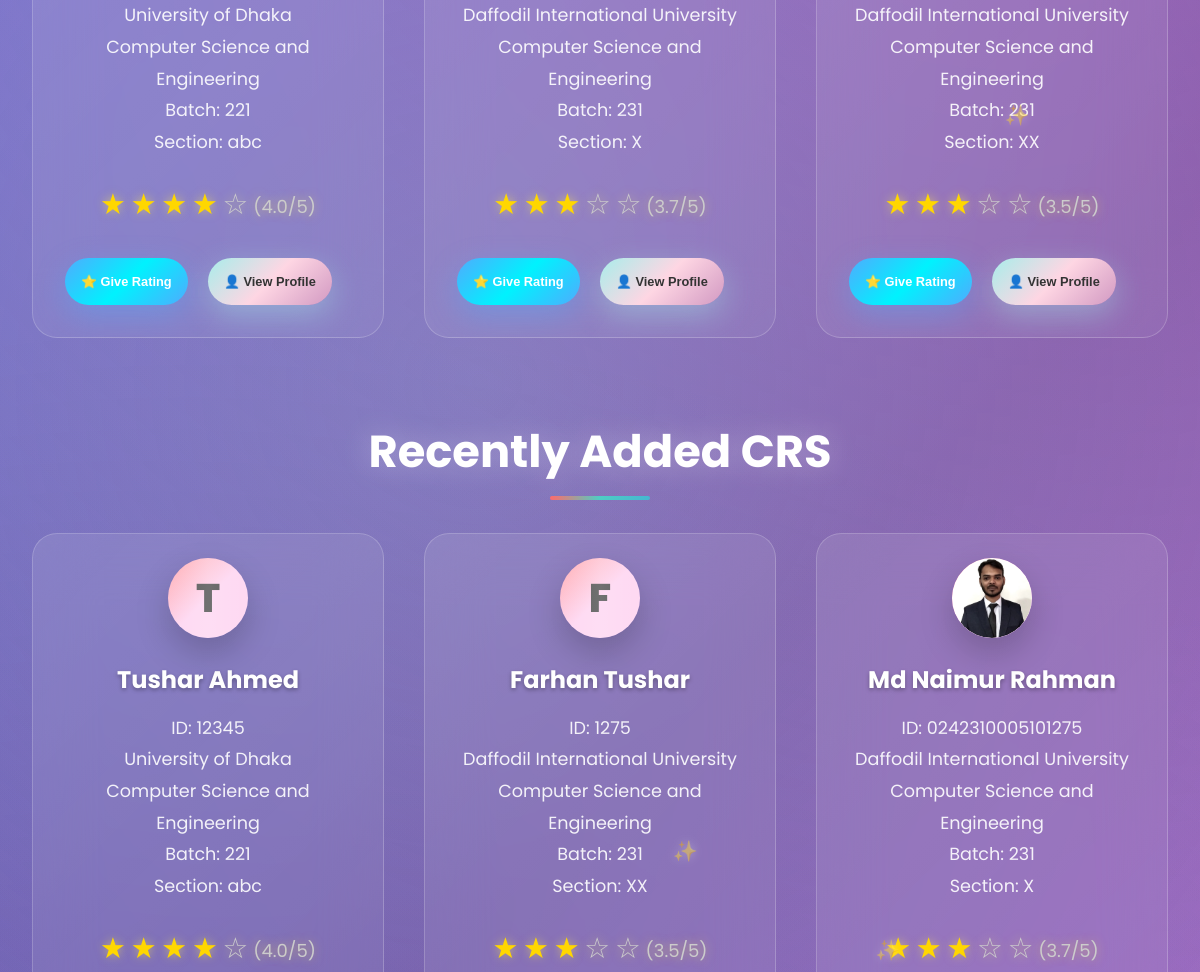
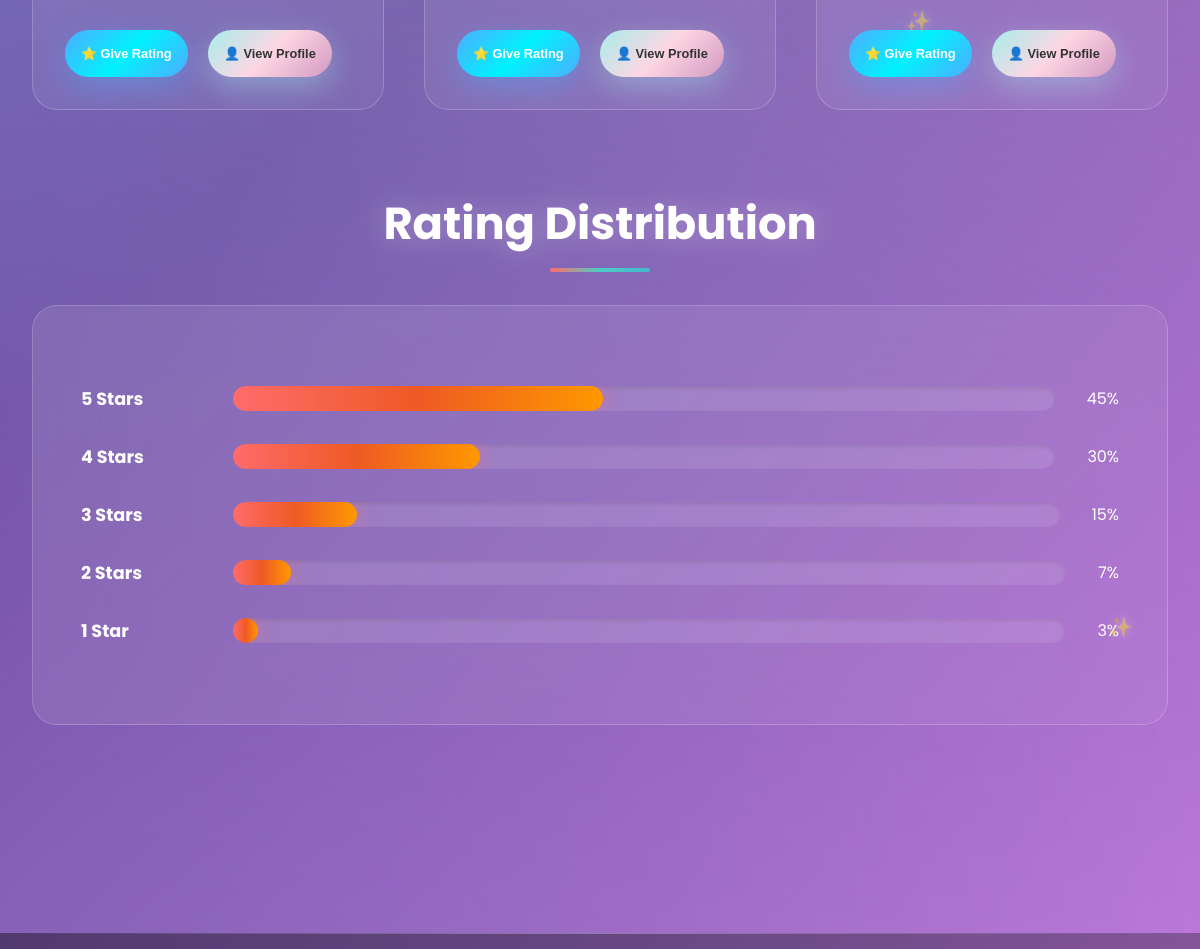
/ (middle part), run on an earlier commit of the app's database (2 pictures, top to bottom).
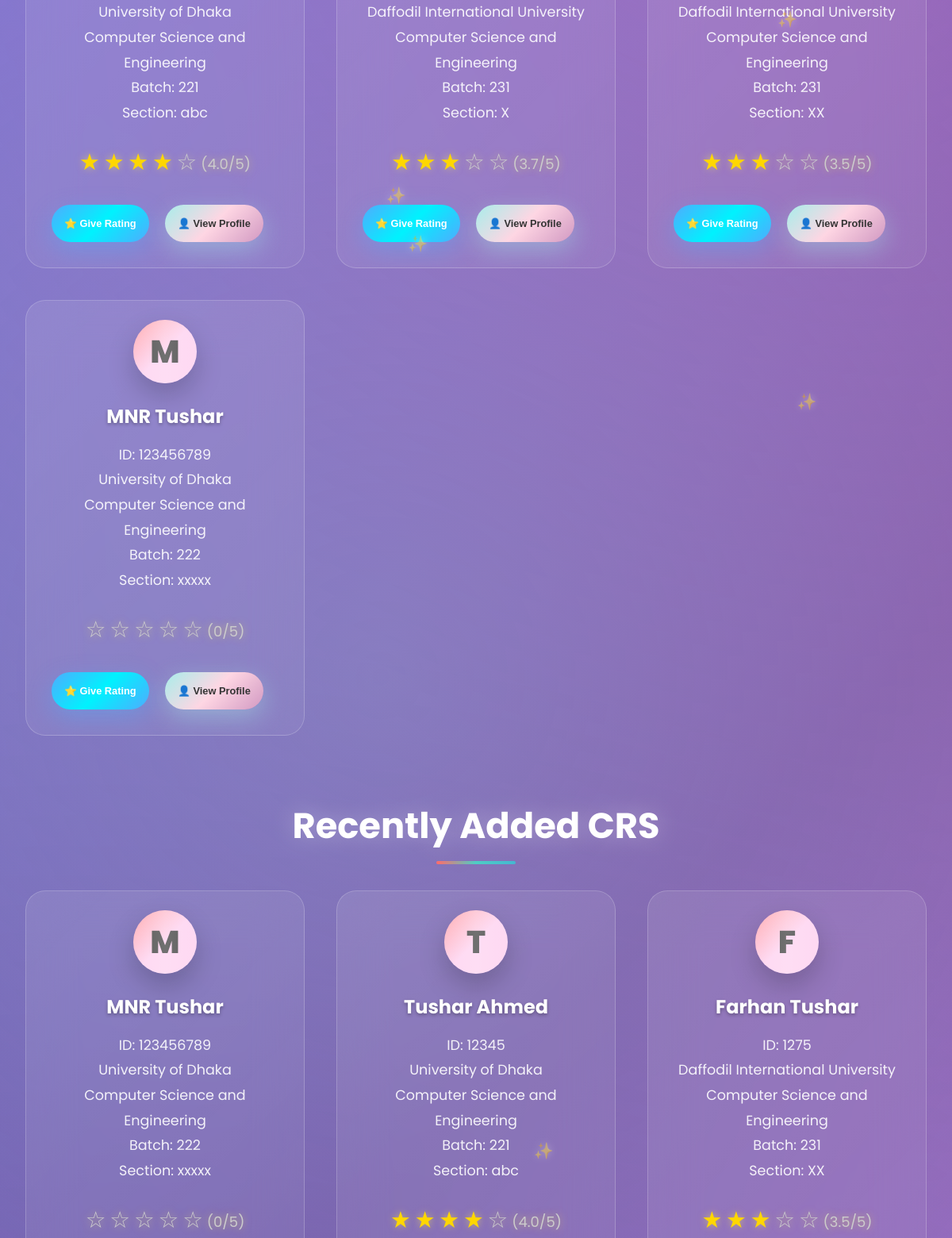
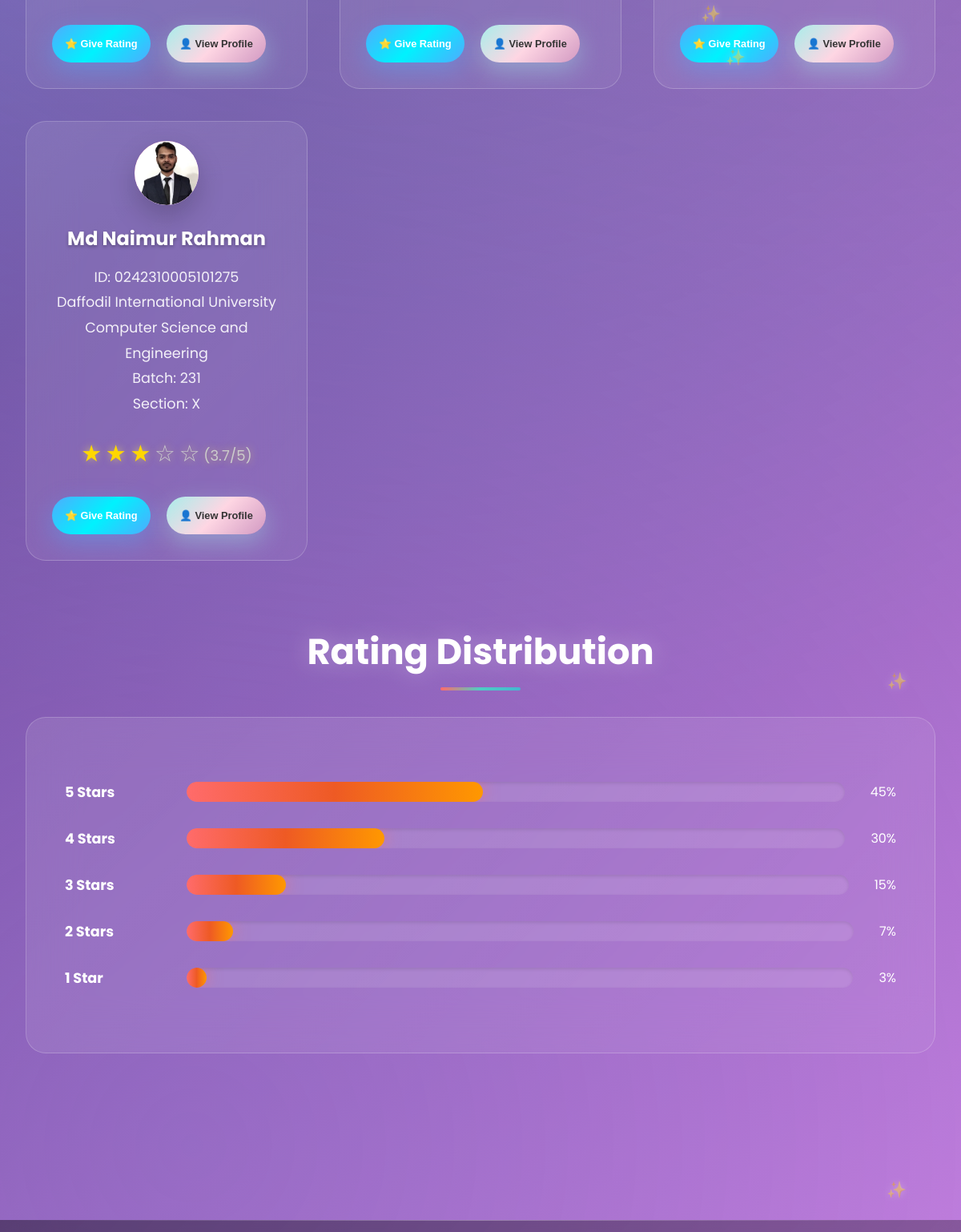
And on a later commit of the database (2 pictures, top to bottom).
### cr/models.py (models this page shows, shortened)
class CrProfile(models.Model):
    user=models.OneToOneField('userprofile.User', on_delete=models.CASCADE,related_name='cr_profile')
    university=models.ForeignKey(University, on_delete=models.CASCADE,related_name='cr_profile')
    department=models.ForeignKey(Department, on_delete=models.CASCADE,related_name='cr_profile')
    profile_picture = models.ImageField(upload_to='cr_profile_pictures/', blank=True, null=True)
    name = models.CharField(max_length=100)
    email = models.EmailField(blank=True, null=True)
    phone = models.CharField(max_length=30, blank=True, null=True)
    st_id = models.CharField(max_length=50, unique=True)
    batch = models.CharField(max_length=20)
    section = models.CharField(max_length=10)
    bio = models.TextField(blank=True, null=True)
    slug = models.SlugField(unique=True, blank=True)
    created_at=models.DateTimeField(auto_now_add=True)
    updated_at=models.DateTimeField(auto_now=True)
    deleted_at=models.DateTimeField(auto_now=True,blank=True,null=True)
    @property
    def average_rating(self):
        avg=self.cr_reviews.aggregate(Avg('rating'))['rating__avg']
        return round(avg,1) if avg else 0

class University(models.Model):
    Public = "Public"
    Private = "Private"
    university_type = [
        (Public,"Public"),
        (Private,"Private"),
    ]
    title =models.CharField(max_length=100,unique=True,blank=False,null=False)
    type =models.CharField(max_length=100,choices=university_type)
    address=models.CharField(max_length=150, blank=True, null=True)
    slug=models.SlugField(blank=True,unique=True)
    created_at=models.DateTimeField(auto_now_add=True)
    updated_at=models.DateTimeField(auto_now=True)
    daleted_at=models.DateTimeField(auto_now=True,blank=True,null=True)
    def __str__(self):
        return self.title

class Department(models.Model):
    university=models.ForeignKey(University, on_delete=models.CASCADE,related_name='departments')
    title=models.CharField(max_length=50,unique=True,blank=False,null=False)
    code=models.CharField(max_length=50,unique=True,blank=True,null=True)
    slug=models.SlugField(blank=True,unique=True)
    created_at=models.DateTimeField(auto_now_add=True)
    updated_at=models.DateTimeField(auto_now=True)
    daleted_at=models.DateTimeField(auto_now=True,blank=True,null=True)
    def __str__(self):
        return self.title

### cr/views.py (the view)
# urls.py: path('',home,name='home'),
def home(request):
    cr=CrProfile.objects.all().order_by('-created_at')
    total_university=University.objects.count()
    total_department=Department.objects.count()
    total_review=Review.objects.count()
    crs = sorted(
    CrProfile.objects.all(),
    key=lambda x: x.average_rating,
    reverse=True
    )
    context={
        'cr':cr,
        'total_university':total_university,
        'total_department':total_department,
        'total_review':total_review,
        'crs':crs,
    }
    return render(request,'home.html',context)

### templates/home.html (shortened to what this page needs)
{% extends 'base.html' %}
{% load static %}
{% block content %}
    <div id="home" class="page active">
        <div class="container">
            <div class="section">
                <div class="grid">
                    {% for cr in crs|slice:6%}
                    {% include 'cr_card.html' %}
                    {% endfor %}
                </div>
            </div>
            <div class="section">
                <h2 class="section-title">Recently Added CRS</h2>
                <div class="grid">
                {% for cr in cr|slice:6 %}
                    {% include "cr_card.html" %}
                {% endfor %}
                </div>
            </div>
            <div class="section">
                <h2 class="section-title">Rating Distribution</h2>
                <div class="rating-chart">
                    <div class="chart-bar">
                        <div class="chart-label">5 Stars</div>
                        <div class="chart-progress">
                            <div class="chart-fill" style="width: 45%;"></div>
                        </div>
                        <div>45%</div>
                    </div>
                    <div class="chart-bar">
                        <div class="chart-label">4 Stars</div>
                        <div class="chart-progress">
                            <div class="chart-fill" style="width: 30%;"></div>
                        </div>
                        <div>30%</div>
                    </div>
                    <div class="chart-bar">
                        <div class="chart-label">3 Stars</div>
                        <div class="chart-progress">
                            <div class="chart-fill" style="width: 15%;"></div>
                        </div>
                        <div>15%</div>
                    </div>
                    <div class="chart-bar">
                        <div class="chart-label">2 Stars</div>
                        <div class="chart-progress">
                            <div class="chart-fill" style="width: 7%;"></div>
                        </div>
                        <div>7%</div>
                    </div>
                    <div class="chart-bar">
                        <div class="chart-label">1 Star</div>
                        <div class="chart-progress">
                            <div class="chart-fill" style="width: 3%;"></div>
                        </div>
                        <div>3%</div>
                    </div>
                </div>
            </div>
        </div>
    </div>
{% endblock content %}

### templates/cr_card.html
<div class="card">
  <div class="profile-photo">
    {% if cr.profile_picture %}
    <img src="{{ cr.profile_picture.url }}" alt="{{ cr.name }}" />
    {% else %}
    <span>{{ cr.name|first|upper }}</span>
    {% endif %}
  </div>
  <div class="cr-name">{{cr.name}}</div>
  <div class="cr-details">
    ID: {{cr.st_id}}<br />
    {{cr.university}}<br />
    {{cr.department}}<br />
    Batch: {{cr.batch}}<br />
    Section: {{cr.section}}<br />
  </div>
  <div class="rating">
    {% for i in "12345" %} {% if forloop.counter <= cr.average_rating %}
    <span class="star filled">★</span>
    {% else %}
    <span class="star">☆</span>
    {% endif %} {% endfor %}
    <span class="star_avg">({{ cr.average_rating }}/5)</span>
  </div>
  <button
    class="btn"
    onclick="event.stopPropagation(); openRatingModal('Ahmed Hasan')"
  >
    ⭐ Give Rating
  </button>
  <button
    class="btn btn-secondary"
    onclick="window.location.href='{% url 'cr_profile' cr.slug %}'">
    👤 View Profile
  </button>
</div>

What changed in the data, as far as the page shows it:
added CrProfile: name|first "M", name "MNR Tushar", st_id "123456789", university "University of Dhaka", department "Computer Science and Engineering", batch "222", section "xxxxx", average_rating "0"
